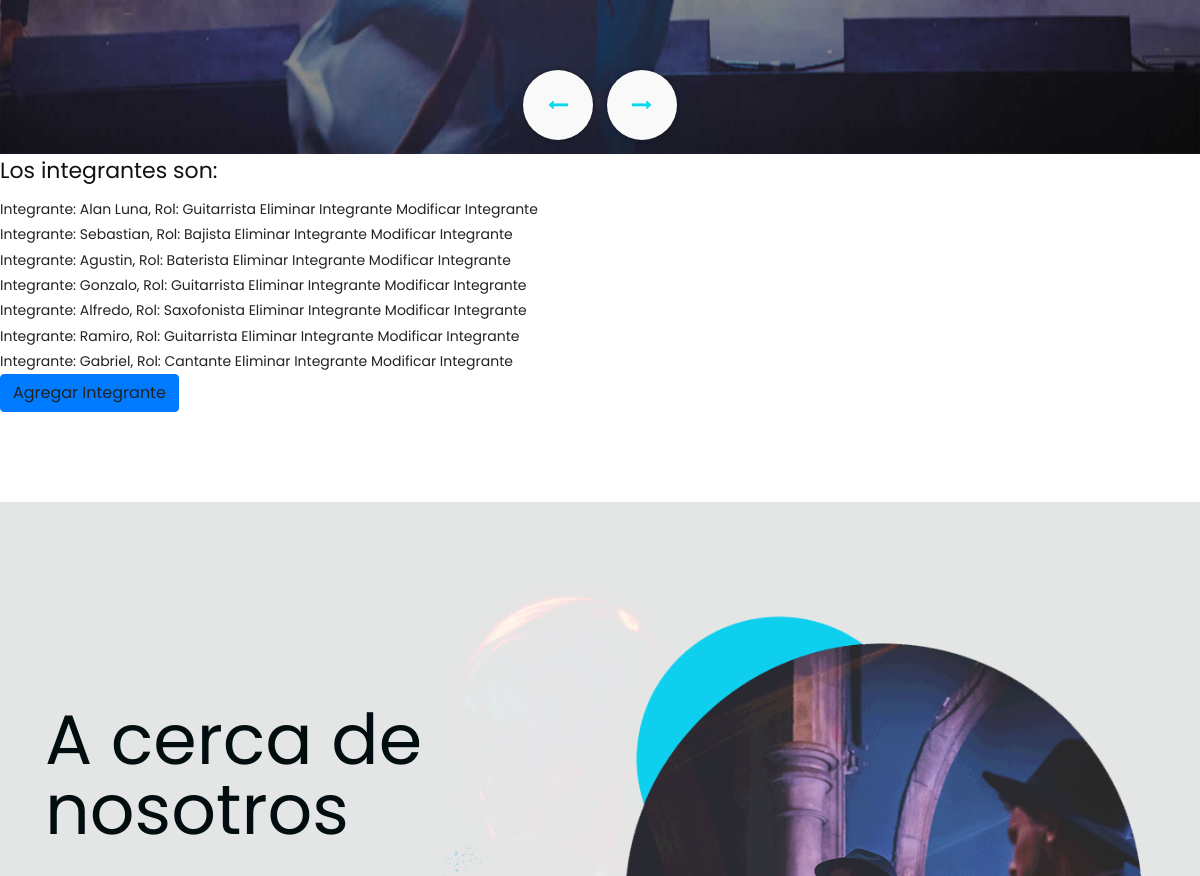
/integrantes/ (signed in, middle part), run on an earlier commit of the app's database.
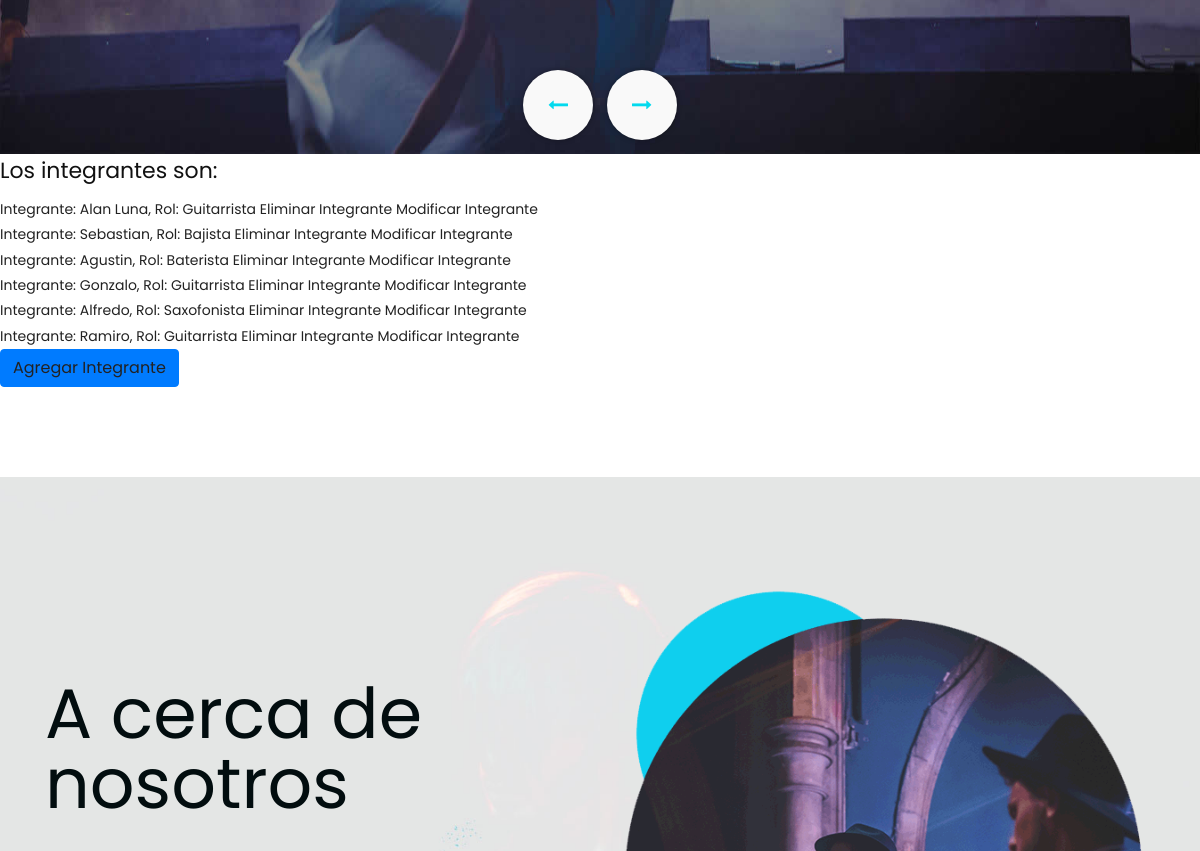
And on a later commit of the database.
### AppMusic/models.py (models this page shows)
class Integrantes(Model):
    integrantes = CharField(max_length=40)
    especializacion = CharField(max_length=40)
    def __str__(self):
        return f'Integrante: {self.integrantes}, Rol: {self.especializacion}'

### AppMusic/views.py (the view)
# urls.py: path('integrantes/', IntegrantesListView.as_view(), name = 'integrantes'),
class IntegrantesListView(LoginRequiredMixin, ListView):
    model= Integrantes
    template_name = 'AppMusic/integrantes.html'
    context_object_name = 'integrantes'

### template/AppMusic/integrantes.html (shortened to what this page needs)
{% extends 'AppMusic/padre.html' %}
{% load static %}
{% block contenidoquecambia %}
<h2>Los integrantes son: </h2>
{% for integrante in integrantes %}
<a href="{% url 'integrante_view' integrante.id %}">{{ integrante }}</a>
<a href="{% url 'integrante_delete' integrante.id %}"> Eliminar Integrante</a>
<a href="{% url 'integrante_update' integrante.id %}"> Modificar Integrante</a>
<br>
{% endfor %}
<li class="btn btn-primary"> <a href="{% url 'integrantes_formulario' %}">Agregar Integrante</a> </li>
{% endblock %}

What changed in the data, as far as the page shows it:
removed Integrantes: integrantes+especializacion "Integrante: Gabriel, Rol: Cantante"
